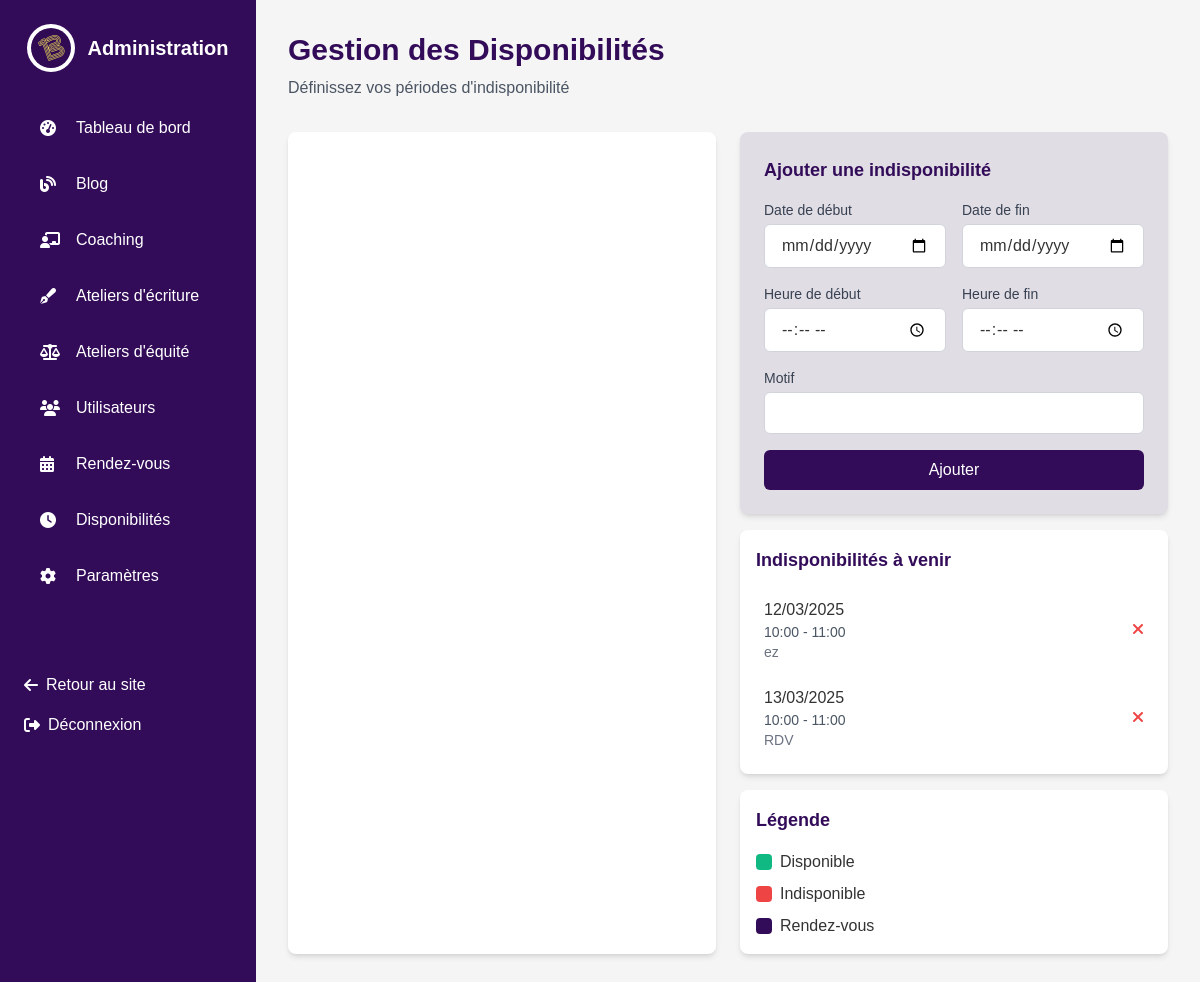
Page /frontend/admin/availabilityAdmin.php on the committed database.
### tables this page shows
CREATE TABLE `indisponibilites` (
  `id` int(11) NOT NULL,
  `date_debut` datetime NOT NULL,
  `date_fin` datetime NOT NULL,
  `motif` varchar(255) DEFAULT NULL,
  `created_at` timestamp NULL DEFAULT current_timestamp(),
  `updated_at` timestamp NULL DEFAULT current_timestamp() ON UPDATE current_timestamp()
);

### frontend/admin/availabilityAdmin.php (the view, shortened to what this page needs)
<?php
require("../../backend/utils/ConnectToBDD.php");
$query = "SELECT * FROM indisponibilites ORDER BY date_debut";
$stmt = $pdo->prepare($query);
$stmt->execute();
$unavailabilities = $stmt->fetchAll(PDO::FETCH_ASSOC);
?>
<!DOCTYPE html>
<html lang="fr">
<head>
    <script src="https://cdn.tailwindcss.com"></script>
    <link rel="stylesheet" href="https://cdnjs.cloudflare.com/ajax/libs/font-awesome/6.4.0/css/all.min.css">
    <link rel="stylesheet" href="https://cdn.jsdelivr.net/npm/fullcalendar@5.10.1/main.min.css">
</head>
<body class="bg-lightgray text-darkgray">
    <div class="flex min-h-screen">
        <aside class="w-64 bg-violet text-white fixed h-full overflow-y-auto">
            <div class="p-6">
                <div class="flex items-center justify-center mb-8">
                    <img src="../../src/img/logo.jpg" alt="Logo Ligne 13" class="h-12 w-auto bg-white rounded-full p-1">
                    <h1 class="text-xl font-bold ml-3">Administration</h1>
                </div>
                <nav>
                    <ul class="space-y-2">
                        <li>
                            <a href="../admin.php" class="flex items-center px-4 py-3 rounded-lg hover:bg-violet/80 transition-colors">
                                <i class="fas fa-tachometer-alt w-6"></i>
                                <span class="ml-3">Tableau de bord</span>
                            </a>
                        </li>
                        <li>
                            <a href="blogAdmin.php" class="flex items-center px-4 py-3 rounded-lg hover:bg-violet/80 transition-colors">
                                <i class="fas fa-blog w-6"></i>
                                <span class="ml-3">Blog</span>
                            </a>
                        </li>
                        <li>
                            <a href="coachingAdmin.php" class="flex items-center px-4 py-3 rounded-lg hover:bg-violet/80 transition-colors">
                                <i class="fas fa-chalkboard-teacher w-6"></i>
                                <span class="ml-3">Coaching</span>
                            </a>
                        </li>
                        <li>
                            <a href="writingAdmin.php" class="flex items-center px-4 py-3 rounded-lg hover:bg-violet/80 transition-colors">
                                <i class="fas fa-pen-fancy w-6"></i>
                                <span class="ml-3">Ateliers d'écriture</span>
                            </a>
                        </li>
                        <li>
                            <a href="equityAdmin.php" class="flex items-center px-4 py-3 rounded-lg hover:bg-violet/80 transition-colors">
                                <i class="fas fa-balance-scale w-6"></i>
                                <span class="ml-3">Ateliers d'équité</span>
                            </a>
                        </li>
                        <li>
                            <a href="usersAdmin.php" class="flex items-center px-4 py-3 rounded-lg hover:bg-violet/80 transition-colors">
                                <i class="fas fa-users w-6"></i>
                                <span class="ml-3">Utilisateurs</span>
                            </a>
                        </li>
                        <li>
                            <a href="appointmentsAdmin.php" class="flex items-center px-4 py-3 rounded-lg hover:bg-violet/80 transition-colors">
                                <i class="fas fa-calendar-alt w-6"></i>
                                <span class="ml-3">Rendez-vous</span>
                            </a>
                        </li>
                        <li>
                            <a href="availabilityAdmin.php" class="flex items-center px-4 py-3 rounded-lg bg-violet/80 transition-colors">
                                <i class="fas fa-clock w-6"></i>
                                <span class="ml-3">Disponibilités</span>
                            </a>
                        </li>
                        <li>
                            <a href="#" class="flex items-center px-4 py-3 rounded-lg hover:bg-violet/80 transition-colors">
                                <i class="fas fa-cog w-6"></i>
                                <span class="ml-3">Paramètres</span>
                            </a>
                        </li>
                    </ul>
                </nav>
            </div>
            <div class="p-6 border-t border-violet/30 mt-6">
            <a href="../frontend/index.php" class="flex items-center text-white hover:text-jaune transition-colors">
                    <i class="fas fa-arrow-left mr-2"></i>
                    <span>Retour au site</span>
                </a>
                <a href="../backend/DisconnectUser.php" class="flex items-center text-white hover:text-jaune transition-colors mt-4">
                    <i class="fas fa-sign-out-alt mr-2"></i>
                    <span>Déconnexion</span>
                </a>
            </div>
        </aside>
        <main class="flex-1 ml-64 p-8">
            <div class="flex justify-between items-center mb-8">
                <div>
                    <h1 class="text-3xl font-bold text-violet">Gestion des Disponibilités</h1>
                    <p class="text-gray-600 mt-2">Définissez vos périodes d'indisponibilité</p>
                </div>
            </div>
            <div class="grid grid-cols-1 lg:grid-cols-2 gap-6">
                <div class="bg-white rounded-lg shadow-md p-4">
                </div>
                <div class="space-y-4">
                    <div class="bg-violet bg-opacity-10 p-6 rounded-lg shadow-md">
                        <h3 class="font-semibold text-violet text-lg mb-4">Ajouter une indisponibilité</h3>
                        <form action="../../backend/generators/UnavailabilityGenerator.php" method="post" class="space-y-4">
                            <div class="grid grid-cols-2 gap-4">
                                <div>
                                    <label for="date_debut" class="block text-sm font-medium text-gray-700 mb-1">Date de début</label>
                                    <input type="date" id="date_debut" name="date_debut" required class="w-full px-4 py-2 border border-gray-300 rounded-md focus:outline-none focus:ring-2 focus:ring-violet focus:border-transparent">
                                </div>
                                <div>
                                    <label for="date_fin" class="block text-sm font-medium text-gray-700 mb-1">Date de fin</label>
                                    <input type="date" id="date_fin" name="date_fin" required class="w-full px-4 py-2 border border-gray-300 rounded-md focus:outline-none focus:ring-2 focus:ring-violet focus:border-transparent">
                                </div>
                            </div>
                            <div class="grid grid-cols-2 gap-4">
                                <div>
                                    <label for="heure_debut" class="block text-sm font-medium text-gray-700 mb-1">Heure de début</label>
                                    <input type="time" id="heure_debut" name="heure_debut" required class="w-full px-4 py-2 border border-gray-300 rounded-md focus:outline-none focus:ring-2 focus:ring-violet focus:border-transparent">
                                </div>
                                <div>
                                    <label for="heure_fin" class="block text-sm font-medium text-gray-700 mb-1">Heure de fin</label>
                                    <input type="time" id="heure_fin" name="heure_fin" required class="w-full px-4 py-2 border border-gray-300 rounded-md focus:outline-none focus:ring-2 focus:ring-violet focus:border-transparent">
                                </div>
                            </div>
                            <div>
                                <label for="motif" class="block text-sm font-medium text-gray-700 mb-1">Motif</label>
                                <input type="text" id="motif" name="motif" class="w-full px-4 py-2 border border-gray-300 rounded-md focus:outline-none focus:ring-2 focus:ring-violet focus:border-transparent">
                            </div>
                            <button type="submit" class="w-full bg-violet text-white py-2 rounded-md hover:bg-violet/90 transition-colors">
                                Ajouter
                            </button>
                        </form>
                    </div>
                    <div class="bg-white p-4 rounded-lg shadow-md">
                        <h3 class="font-semibold text-violet text-lg mb-4">Indisponibilités à venir</h3>
                        <div class="space-y-2 max-h-[300px] overflow-y-auto">
                            <?php if (empty($unavailabilities)): ?>
                                <p class="text-gray-500 text-center py-4">Aucune indisponibilité programmée</p>
                            <?php else: ?>
                                <?php foreach ($unavailabilities as $unavailability): ?>
                                    <div class="flex justify-between items-center p-2 hover:bg-gray-50 rounded-md">
                                        <div>
                                            <p class="font-medium">
                                                <?= (new DateTime($unavailability['date_debut']))->format('d/m/Y') ?>
                                            </p>
                                            <p class="text-sm text-gray-600">
                                                <?= (new DateTime($unavailability['date_debut']))->format('H:i') ?> -
                                                <?= (new DateTime($unavailability['date_fin']))->format('H:i') ?>
                                            </p>
                                            <?php if (!empty($unavailability['motif'])): ?>
                                                <p class="text-sm text-gray-500"><?= htmlspecialchars($unavailability['motif']) ?></p>
                                            <?php endif; ?>
                                        </div>
                                        <button class="text-red-500 hover:text-red-700 delete-unavailability" data-id="<?= $unavailability['id'] ?>">
                                            <i class="fas fa-times"></i>
                                        </button>
                                    </div>
                                <?php endforeach; ?>
                            <?php endif; ?>
                        </div>
                    </div>
                    <div class="bg-white p-4 rounded-lg shadow-md">
                        <h3 class="font-semibold text-violet text-lg mb-4">Légende</h3>
                        <div class="space-y-2">
                            <div class="flex items-center">
                                <div class="w-4 h-4 bg-[#10b981] rounded mr-2"></div>
                                <span>Disponible</span>
                            </div>
                            <div class="flex items-center">
                                <div class="w-4 h-4 bg-[#ef4444] rounded mr-2"></div>
                                <span>Indisponible</span>
                            </div>
                            <div class="flex items-center">
                                <div class="w-4 h-4 bg-[#330c59] rounded mr-2"></div>
                                <span>Rendez-vous</span>
                            </div>
                        </div>
                    </div>
                </div>
            </div>
        </main>
    </div>
</body>
</html>

### frontend/admin/availabilityAdmin.php (style rules this page uses)
body { font-family: 'Arial', sans-serif; }

### rows in the picture
indisponibilites: date_debut "12/03/2025", date_debut "10:00", date_fin "11:00", motif "ez"
indisponibilites: date_debut "13/03/2025", date_debut "10:00", date_fin "11:00", motif "RDV"
